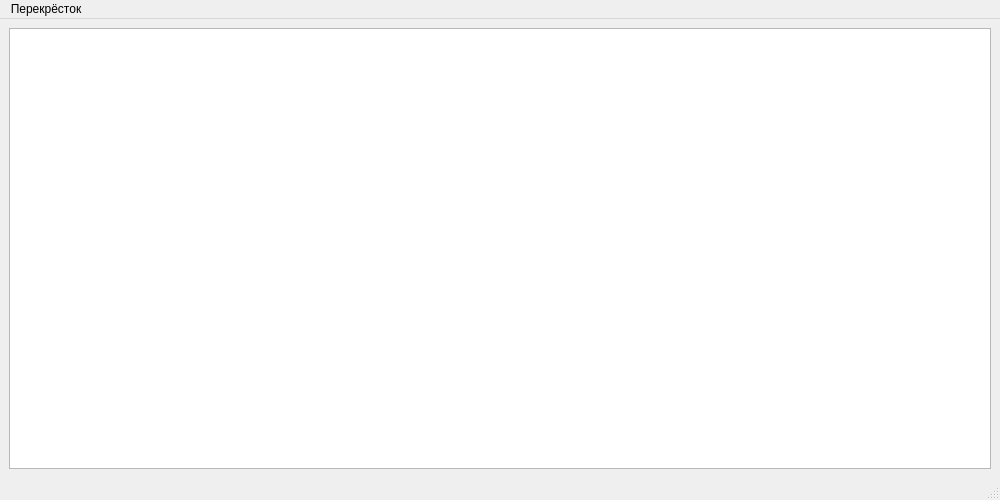
<?xml version="1.0" encoding="UTF-8"?>
<ui version="4.0">
 <class>MainWindow</class>
 <widget class="QMainWindow" name="MainWindow">
  <property name="geometry">
   <rect>
    <x>0</x>
    <y>0</y>
    <width>1000</width>
    <height>500</height>
   </rect>
  </property>
  <property name="sizePolicy">
   <sizepolicy hsizetype="Fixed" vsizetype="Fixed">
    <horstretch>0</horstretch>
    <verstretch>0</verstretch>
   </sizepolicy>
  </property>
  <property name="minimumSize">
   <size>
    <width>1000</width>
    <height>500</height>
   </size>
  </property>
  <property name="maximumSize">
   <size>
    <width>1000</width>
    <height>500</height>
   </size>
  </property>
  <property name="windowTitle">
   <string>Perekrestok</string>
  </property>
  <widget class="QWidget" name="centralwidget">
   <layout class="QVBoxLayout" name="verticalLayout">
    <item>
     <widget class="TrafficLightsView" name="graphicsView"/>
    </item>
   </layout>
  </widget>
  <widget class="QMenuBar" name="menubar">
   <property name="geometry">
    <rect>
     <x>0</x>
     <y>0</y>
     <width>1000</width>
     <height>24</height>
    </rect>
   </property>
   <widget class="QMenu" name="menu">
    <property name="title">
     <string>Перекрёсток</string>
    </property>
   </widget>
   <addaction name="menu"/>
  </widget>
  <widget class="QStatusBar" name="statusbar"/>
 </widget>
 <customwidgets>
  <customwidget>
   <class>TrafficLightsView</class>
   <extends>QGraphicsView</extends>
   <header>trafficlightsview.h</header>
  </customwidget>
 </customwidgets>
 <resources/>
 <connections/>
</ui>
